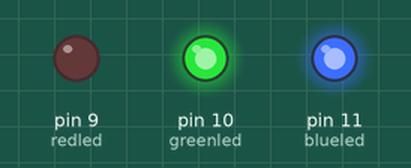
Recording of a sketch running on a simulated Arduino Uno, built with avr-gcc and run on an emulated ATmega328P. On the bench: output pins drawn as LEDs (lit = HIGH).

Above: at 0.5 s.
At 2.5 s:
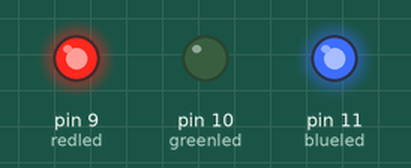
At 4.5 s:
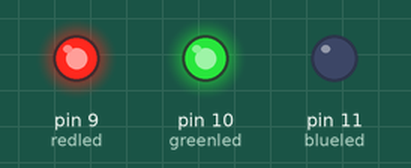
At 5.5 s:
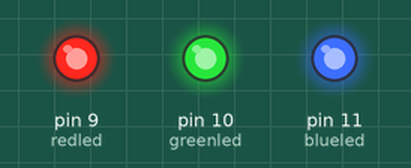
Timing chart, 0 to 7.8 s (numbered marks = the images above):
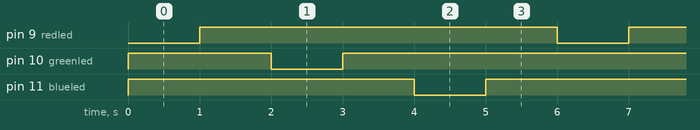

The sketch:

sizzling_lappi1.ino
```cpp
int redled= 9;

int greenled = 10;

int blueled = 11;

//int yellowled =12;

void setup() {

pinMode(redled, OUTPUT);

pinMode(greenled, OUTPUT);


pinMode(blueled, OUTPUT);
//pinMode(yellowled, OUTPUT);


digitalWrite(redled, HIGH);

digitalWrite(greenled, HIGH);

digitalWrite(blueled, HIGH);
//digitalWrite(yellowled, HIGH);

}

void loop() {

digitalWrite(redled, LOW); // turn the red LED on

delay(1000); // wait for a second

digitalWrite(redled, HIGH); // turn the LED off

delay(1000); // wait for a second

digitalWrite(greenled, LOW); // turn the green LED on

delay(1000); // wait for a second

digitalWrite(greenled, HIGH); // turn the green LED off

delay(1000); // wait for a second

digitalWrite(blueled, LOW); // turn the blue LED on

delay(1000); // wait for a second

digitalWrite(blueled, HIGH); // turn the blue LED off

delay(1000); // wait for a second


//digitalWrite(yellowled, LOW); // turn the yellow LED on

//(1000); // wait for a second

//digitalWrite(yellowled, HIGH); // turn the yellow LED off

//delay(1000); // wait for a second

}
```

Measured:
- by itself, pin 9 (redled), pin 10 (greenled), pin 11 (blueled): alternates HIGH for 5.0 s and LOW for 1.0 s
- by itself, everything shown: repeats every 6.0 s, in 6 steps
